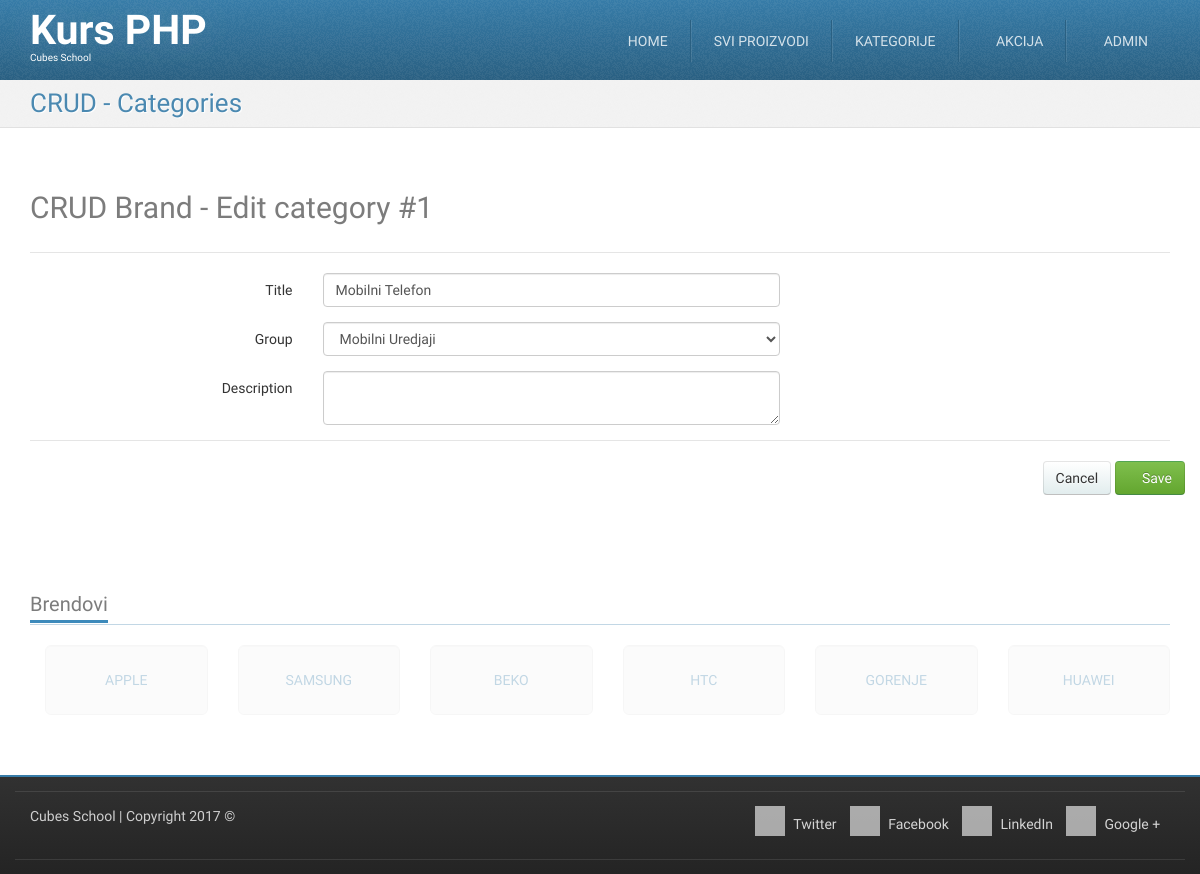
Page /crud-category-edit.php?id=1 (signed in) on the committed database.
### tables this page shows
CREATE TABLE `categories` (
  `id` int(11) NOT NULL,
  `title` char(20) NOT NULL,
  `description` longtext NOT NULL,
  `group_id` int(11) NOT NULL
);

### crud-category-edit.php (called while the page is built, shortened)
<?php
require_once __DIR__ . '/models/m_categories.php';
require_once __DIR__ . '/models/m_groups.php';
$id = (int) $_GET['id'];
$category = categoriesFetchOneById($id);
$formData = array(
    'title' => $category['title'],
    'group_id' => $category['group_id'],
    'description' => $category['description']
);
$groupList = groupsGetList();
require_once __DIR__ . '/views/layout/header.php';
require_once __DIR__ . '/views/templates/t_crud-category-edit.php';
require_once __DIR__ . '/views/layout/footer.php';

### models/m_database.php (called while the page is built, shortened)
<?php
function dbGetLink() {
    static $link;
    if (!isset($link)) {
        $link = mysqli_connect('127.0.0.1', 'cubes', 'cubes', 'cubesphp');
    }
    return $link;
}
function dbEscape($value) {
    $link = dbGetLink();
    return mysqli_real_escape_string($link, $value);
}
function dbQuery($query) {
    $link = dbGetLink();
    $result = mysqli_query($link, $query);
    return $result;
}
function dbFetchAll($query) {
    $result = dbQuery($query);
    return mysqli_fetch_all($result, MYSQLI_ASSOC);
}
function dbFetchOne($query) {
    $result = dbQuery($query);
    return mysqli_fetch_assoc($result);
}

### models/m_categories.php (called while the page is built, shortened)
<?php
require_once __DIR__ . '/m_database.php';
function categoriesFetchOneById($id) {
	$query = "SELECT `categories`.* "
			. "FROM `categories` "
			. "WHERE `id` = '" . dbEscape($id) . "'";
	return dbFetchOne($query);
}

### models/m_groups.php (called while the page is built, shortened)
<?php
require_once __DIR__ . '/m_database.php';
function groupsGetList() {
    $query = "SELECT `groups`.* FROM `groups` ORDER BY `groups`.`title`";
    $groups = dbFetchAll($query);
    $groupList = [];
    foreach ($groups as $group) {
        $groupList[$group['id']] = $group['title'];
    }
    return $groupList;
}

### views/templates/t_crud-category-edit.php (the view, shortened to what this page needs)
<div id="highlighted">
    <div class="container">
        <div class="header">
            <h2 class="page-title">
                <span>CRUD - Categories</span>
            </h2>
        </div>
    </div>
</div>
<div id="content">
    <div class="container portfolio">
        <div class="row">
            <div class="col-md-12">
                <h2>
                    CRUD Brand - Edit category #<?php echo htmlspecialchars($category['id']); ?>
                </h2>
            </div>
        </div>
        <div class="row">
            <div class="col-md-12">
                <form action="" method="post" class="form-horizontal">
                    <fieldset>
                        <legend></legend>
                        <div class="form-group">
                            <label class="col-md-3 control-label">Title</label>
                            <div class="col-md-5">
                                <input value="<?php echo isset($formData["title"]) ? htmlspecialchars($formData["title"]) : ""; ?>" type="text" name="title" class="form-control">
                            </div>
                            <div class="col-md-4">
                            </div>
                        </div>
                        <div class="form-group">
                            <label class="col-md-3 control-label">Group</label>
                             <div class="col-md-5">
                                <select name="group_id" class="form-control">
                                    <?php foreach ($groupList as $groupId => $groupTitle) { ?>
                                        <option
                                            value="<?php echo htmlspecialchars($groupId); ?>"
                                            <?php if ($groupId == $formData['group_id']) { ?>
                                                selected = "selected"
                                            <?php } ?>
                                                ><?php echo htmlspecialchars($groupTitle);
                                            ?>
                                        </option>
                                    <?php } ?>
                                </select>
                            </div>
                            <div class="col-md-4">
                            </div>
                        </div>
                        <div class="form-group">
                            <label class="col-md-3 control-label">Description</label>
                            <div class="col-md-5">
                                <textarea name="description" class="form-control"><?php echo isset($formData["description"]) ? htmlspecialchars($formData["description"]) : ""; ?></textarea>
                            </div>
                            <div class="col-md-4">
                            </div>
                        </div>
                    </fieldset>
                    <fieldset>
                        <legend></legend>
                        <div class="form-group text-right">
                            <a href="/crud-category-list.php" class="btn btn-default">Cancel</a>
                            <button type="submit" class="btn btn-success"><i class="fa fa-save"></i> Save</button>
                        </div>
                    </fieldset>
                </form>
            </div>
        </div>
    </div>
</div>

### skins/tema/css/theme-style.css (style rules this page uses)
h1, h2, h3 { line-height: 40px; }
h1, h2, h3, h4, h5, h6 { color: rgba(36, 36, 36, 0.6); }
label { font-weight: normal; }
legend { line-height: 40px; }
a { color: #377ca8; text-decoration: none; }
.btn-default { color: #333333; text-shadow: 0 1px 1px rgba(255, 255, 255, 0.75); background-image: -webkit-linear-gradient(top, #ffffff 0%, #e2edee 100%); background-image: -o-linear-gradient(top, #ffffff 0%, #e2edee 100%); background-image: linear-gradient(to bottom, #ffffff 0%, #e2edee 100%); background-repeat: repeat-x; filter: progid:DXImageTransform.Microsoft.gradient(startColorstr='#ffffffff', endColorstr='#ffe2edee', GradientType=0); border-color: #e2edee #e2edee #b2cfd2; border-color: rgba(0, 0, 0, 0.1) rgba(0, 0, 0, 0.1) rgba(0, 0, 0, 0.25); *background-color: #e2edee; filter: progid:DXImageTransform.Microsoft.gradient(enabled = false); -webkit-transition: all; -o-transition: all; transition: all; }
.btn-success { color: #ffffff; text-shadow: 0 -1px 0 rgba(0, 0, 0, 0.25); background-image: -webkit-linear-gradient(top, #7fbf4d 0%, #63a62f 100%); background-image: -o-linear-gradient(top, #7fbf4d 0%, #63a62f 100%); background-image: linear-gradient(to bottom, #7fbf4d 0%, #63a62f 100%); background-repeat: repeat-x; filter: progid:DXImageTransform.Microsoft.gradient(startColorstr='#ff7fbf4d', endColorstr='#ff63a62f', GradientType=0); border-color: #63a62f #63a62f #3f6a1e; border-color: rgba(0, 0, 0, 0.1) rgba(0, 0, 0, 0.1) rgba(0, 0, 0, 0.25); *background-color: #63a62f; filter: progid:DXImageTransform.Microsoft.gradient(enabled = false); -webkit-transition: all; -o-transition: all; transition: all; }
html { background-image: -webkit-linear-gradient(top, #e0e0e0 0%, #ffffff 100%); background-image: -o-linear-gradient(top, #e0e0e0 0%, #ffffff 100%); background-image: linear-gradient(to bottom, #e0e0e0 0%, #ffffff 100%); background-repeat: repeat-x; filter: progid:DXImageTransform.Microsoft.gradient(startColorstr='#ffe0e0e0', endColorstr='#ffffffff', GradientType=0); }
body { margin: 0; font-family: "Monda", Arial, serif; font-size: 14px; line-height: 1.428571429; color: #333333; background-color: #ffffff; position: relative; }
.page-title { margin: 0; }
#highlighted { -webkit-transition: all 0.4s ease-out; -o-transition: all 0.4s ease-out; transition: all 0.4s ease-out; border-bottom: 1px solid #e1e1e1; background: #f2f2f2 url(../img/bg_noise-5.png) left top repeat; color: #377ca8; text-shadow: 1px 1px 1px #ffffff; }
.has-navbar-fixed-top #content { margin-top: 82px; }
.has-navbar-fixed-top.has-highlighted #highlighted, .has-navbar-fixed-top.page-index #highlighted, .has-navbar-fixed-top.page-index-carousel #highlighted, .has-navbar-fixed-top.page-starter #highlighted { margin-top: 80px; }
.has-navbar-fixed-top.has-highlighted #content, .has-navbar-fixed-top.page-index #content, .has-navbar-fixed-top.page-index-carousel #content, .has-navbar-fixed-top.page-starter #content { margin-top: 0; }
#content { padding: 40px 0; background-color: #ffffff; }
.header { margin-bottom: 0; }
.header:before, .header:after { content: " "; display: table; }
.header:after { clear: both; }
.header .page-title { font-size: 26px; margin: 8px 0 8px 0; color: rgba(55, 124, 168, 0.9); }
.header .page-title span, .header .page-title small { display: block; line-height: 1.2 !important; }
@media (min-width: 768px) { .header .page-title { float: left; } }
.services .row, .portfolio .row { margin-bottom: 1em; }

### skins/tema/css/colour-blue.css (style rules this page uses)
body a { color: #377ca8; text-decoration: none; }
body #highlighted { border-bottom-color: #e1e1e1; background-color: #f2f2f2; color: #377ca8; text-shadow: 1px 1px 1px #ffffff; }
body .header .page-title { color: rgba(55, 124, 168, 0.9); }

### rows in the picture
categories: id "1", title "Mobilni Telefon", group_id "Mobilni Uredjaji"
